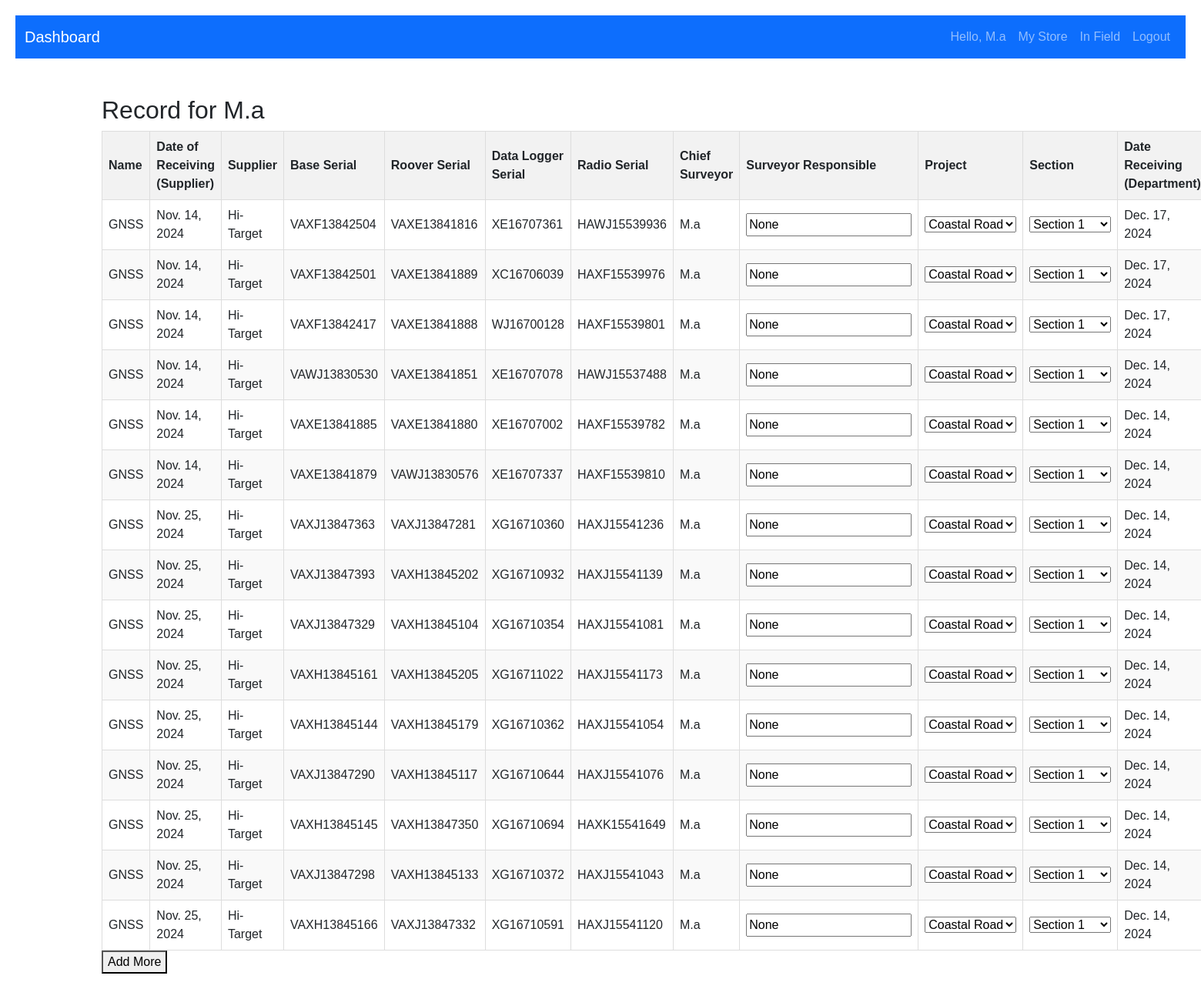
/ (signed in), run on the app's committed database.
### inventory/models.py (models this page shows)
class EquipmentsInSurvey(models.Model):
    name = models.CharField(max_length=100)
    date_of_receiving_from_supplier = models.DateField()
    supplier = models.CharField(max_length=20)
    base_serial = models.CharField(max_length=100)
    roover_serial = models.CharField(max_length=100)
    data_logger_serial = models.CharField(max_length=100)
    radio_serial = models.CharField(max_length=100)
    chief_surveyor = models.ForeignKey(User, on_delete=models.CASCADE)
    surveyor_responsible = models.CharField(max_length=100, null=True)
    project = models.CharField(max_length=20)
    section = models.CharField(max_length=100)
    date_receiving_from_department = models.DateField()
    status = models.CharField(choices=[('In Store', 'In Store'), ('In Field', 'In Field')], max_length=100, default='In Store')

### inventory/views.py (the view, shortened to what this page needs)
# urls.py: path('', views.request_equipment, name='/'),
@login_required
def request_equipment(request):
    user = request.user
    data = EquipmentsInSurvey.objects.filter(chief_surveyor=user, status='In Store')
    available_equipment = Equipment.objects.filter(status='In Store')
    return render(request, 'inventory/request_equipment.html', {'available_equipment': available_equipment, 'data':data})

### inventory/templates/inventory/request_equipment.html (shortened to what this page needs)
{% extends 'base/base_dashboard.html' %}
{% block content %}
<h2>Record for {{ request.user }}</h2>
<table>
    <thead>
        <tr>
            <th>Name</th>
            <th>Date of Receiving (Supplier)</th>
            <th>Supplier</th>
            <th>Base Serial</th>
            <th>Roover Serial</th>
            <th>Data Logger Serial</th>
            <th>Radio Serial</th>
            <th>Chief Surveyor</th>
            <th>Surveyor Responsible</th>
            <th>Project</th>
            <th>Section</th>
            <th>Date Receiving (Department)</th>
        </tr>
    </thead>
    <tbody>
        {% for info in data %}
        <form action="{% url 'request_equipment' %}" method="post">
        <tr>
            <td>{{info.name}}</td>
            <td>{{info.date_of_receiving_from_supplier}}</td>
            <td>{{info.supplier}}</td>
            <td>{{info.base_serial}}</td>
            <td>{{info.roover_serial}}</td>
            <td>{{info.data_logger_serial}}</td>
            <td>{{info.radio_serial}}</td>
            <td>{{info.chief_surveyor}}</td>
            <td>
                <input type="text" name='surveyor_res' value="{{info.surveyor_responsible}}">
            </td>
            <td>
                <select name="project" id="">
                    <option value="Coastal Road">Coastal Road</option>
                </select>
            </td>
            <td>
               <select name="section" id="">
                <option value="Section 1">Section 1</option>
               </select>
            </td>
            <td>{{info.date_receiving_from_department}}</td>
        </tr>
    </form>
        {% endfor %}
    </tbody>
</table>
<button onclick="addRow()">Add More</button>
{% endblock %}

### templates/base/base_dashboard.html (shortened to what this page needs)
<!DOCTYPE html>
<html lang="en">
<head>
    <link href="https://cdn.jsdelivr.net/npm/bootstrap@5.3.0-alpha1/dist/css/bootstrap.min.css" rel="stylesheet">
</head>
<body>
<nav class="navbar navbar-expand-lg navbar-dark bg-primary">
  <div class="container-fluid">
    <a class="navbar-brand" href="#">Dashboard</a>
    <div class="collapse navbar-collapse" id="navbarNav">
      <ul class="navbar-nav ms-auto">
        {% if user.is_authenticated %}
          <li class="nav-item">
            <span class="nav-link">Hello, {{ user.username }}</span>
          </li>
          <li class="nav-item">
            <a class="nav-link" href="{% url 'request_equipment' %}">My Store</a>
          </li>
          <li class="nav-item">
            <a class="nav-link" href="{% url 'profile' %}">In Field</a>
          </li>
          <li class="nav-item">
            <form method="POST" action="{% url 'logout' %}">
                <button type="submit" class="nav-link btn btn-link">Logout</button>
            </form>
          </li>
        {% else %}
          <li class="nav-item">
            <a class="nav-link" href="{% url 'login' %}">Login</a>
          </li>
        {% endif %}
      </ul>
    </div>
  </div>
</nav>
<div class="container mt-5">
    {% block content %}
    {% endblock %}
</div>
</body>
</html>

### templates/base/base_dashboard.html (style rules this page uses)
body { font-family: Arial, sans-serif; margin: 20px; }
table { width: 100%; border-collapse: collapse; }
th, td { border: 1px solid #ddd; padding: 8px; text-align: left; }
th { background-color: #f2f2f2; }
tr:nth-child(even) { background-color: #f9f9f9; }

### data on the page
EquipmentsInSurvey: name "GNSS", date_of_receiving_from_supplier "Nov. 14, 2024", supplier "Hi-Target", base_serial "VAXF13842504", roover_serial "VAXE13841816", data_logger_serial "XE16707361", radio_serial "HAWJ15539936", chief_surveyor "M.a", surveyor_res "None", date_receiving_from_department "Dec. 17, 2024"
EquipmentsInSurvey: name "GNSS", date_of_receiving_from_supplier "Nov. 14, 2024", supplier "Hi-Target", base_serial "VAXF13842501", roover_serial "VAXE13841889", data_logger_serial "XC16706039", radio_serial "HAXF15539976", chief_surveyor "M.a", surveyor_res "None", date_receiving_from_department "Dec. 17, 2024"
EquipmentsInSurvey: name "GNSS", date_of_receiving_from_supplier "Nov. 14, 2024", supplier "Hi-Target", base_serial "VAXF13842417", roover_serial "VAXE13841888", data_logger_serial "WJ16700128", radio_serial "HAXF15539801", chief_surveyor "M.a", surveyor_res "None", date_receiving_from_department "Dec. 17, 2024"
EquipmentsInSurvey: name "GNSS", date_of_receiving_from_supplier "Nov. 14, 2024", supplier "Hi-Target", base_serial "VAWJ13830530", roover_serial "VAXE13841851", data_logger_serial "XE16707078", radio_serial "HAWJ15537488", chief_surveyor "M.a", surveyor_res "None", date_receiving_from_department "Dec. 14, 2024"
EquipmentsInSurvey: name "GNSS", date_of_receiving_from_supplier "Nov. 14, 2024", supplier "Hi-Target", base_serial "VAXE13841885", roover_serial "VAXE13841880", data_logger_serial "XE16707002", radio_serial "HAXF15539782", chief_surveyor "M.a", surveyor_res "None", date_receiving_from_department "Dec. 14, 2024"
EquipmentsInSurvey: name "GNSS", date_of_receiving_from_supplier "Nov. 14, 2024", supplier "Hi-Target", base_serial "VAXE13841879", roover_serial "VAWJ13830576", data_logger_serial "XE16707337", radio_serial "HAXF15539810", chief_surveyor "M.a", surveyor_res "None", date_receiving_from_department "Dec. 14, 2024"
EquipmentsInSurvey: name "GNSS", date_of_receiving_from_supplier "Nov. 25, 2024", supplier "Hi-Target", base_serial "VAXJ13847363", roover_serial "VAXJ13847281", data_logger_serial "XG16710360", radio_serial "HAXJ15541236", chief_surveyor "M.a", surveyor_res "None", date_receiving_from_department "Dec. 14, 2024"
EquipmentsInSurvey: name "GNSS", date_of_receiving_from_supplier "Nov. 25, 2024", supplier "Hi-Target", base_serial "VAXJ13847393", roover_serial "VAXH13845202", data_logger_serial "XG16710932", radio_serial "HAXJ15541139", chief_surveyor "M.a", surveyor_res "None", date_receiving_from_department "Dec. 14, 2024"
EquipmentsInSurvey: name "GNSS", date_of_receiving_from_supplier "Nov. 25, 2024", supplier "Hi-Target", base_serial "VAXJ13847329", roover_serial "VAXH13845104", data_logger_serial "XG16710354", radio_serial "HAXJ15541081", chief_surveyor "M.a", surveyor_res "None", date_receiving_from_department "Dec. 14, 2024"
EquipmentsInSurvey: name "GNSS", date_of_receiving_from_supplier "Nov. 25, 2024", supplier "Hi-Target", base_serial "VAXH13845161", roover_serial "VAXH13845205", data_logger_serial "XG16711022", radio_serial "HAXJ15541173", chief_surveyor "M.a", surveyor_res "None", date_receiving_from_department "Dec. 14, 2024"
EquipmentsInSurvey: name "GNSS", date_of_receiving_from_supplier "Nov. 25, 2024", supplier "Hi-Target", base_serial "VAXH13845144", roover_serial "VAXH13845179", data_logger_serial "XG16710362", radio_serial "HAXJ15541054", chief_surveyor "M.a", surveyor_res "None", date_receiving_from_department "Dec. 14, 2024"
EquipmentsInSurvey: name "GNSS", date_of_receiving_from_supplier "Nov. 25, 2024", supplier "Hi-Target", base_serial "VAXJ13847290", roover_serial "VAXH13845117", data_logger_serial "XG16710644", radio_serial "HAXJ15541076", chief_surveyor "M.a", surveyor_res "None", date_receiving_from_department "Dec. 14, 2024"
EquipmentsInSurvey: name "GNSS", date_of_receiving_from_supplier "Nov. 25, 2024", supplier "Hi-Target", base_serial "VAXH13845145", roover_serial "VAXH13847350", data_logger_serial "XG16710694", radio_serial "HAXK15541649", chief_surveyor "M.a", surveyor_res "None", date_receiving_from_department "Dec. 14, 2024"
EquipmentsInSurvey: name "GNSS", date_of_receiving_from_supplier "Nov. 25, 2024", supplier "Hi-Target", base_serial "VAXJ13847298", roover_serial "VAXH13845133", data_logger_serial "XG16710372", radio_serial "HAXJ15541043", chief_surveyor "M.a", surveyor_res "None", date_receiving_from_department "Dec. 14, 2024"
EquipmentsInSurvey: name "GNSS", date_of_receiving_from_supplier "Nov. 25, 2024", supplier "Hi-Target", base_serial "VAXH13845166", roover_serial "VAXJ13847332", data_logger_serial "XG16710591", radio_serial "HAXJ15541120", chief_surveyor "M.a", surveyor_res "None", date_receiving_from_department "Dec. 14, 2024"

### other printed values
{{ user.username }} "M.a"
{{ request.user }} "M.a"
